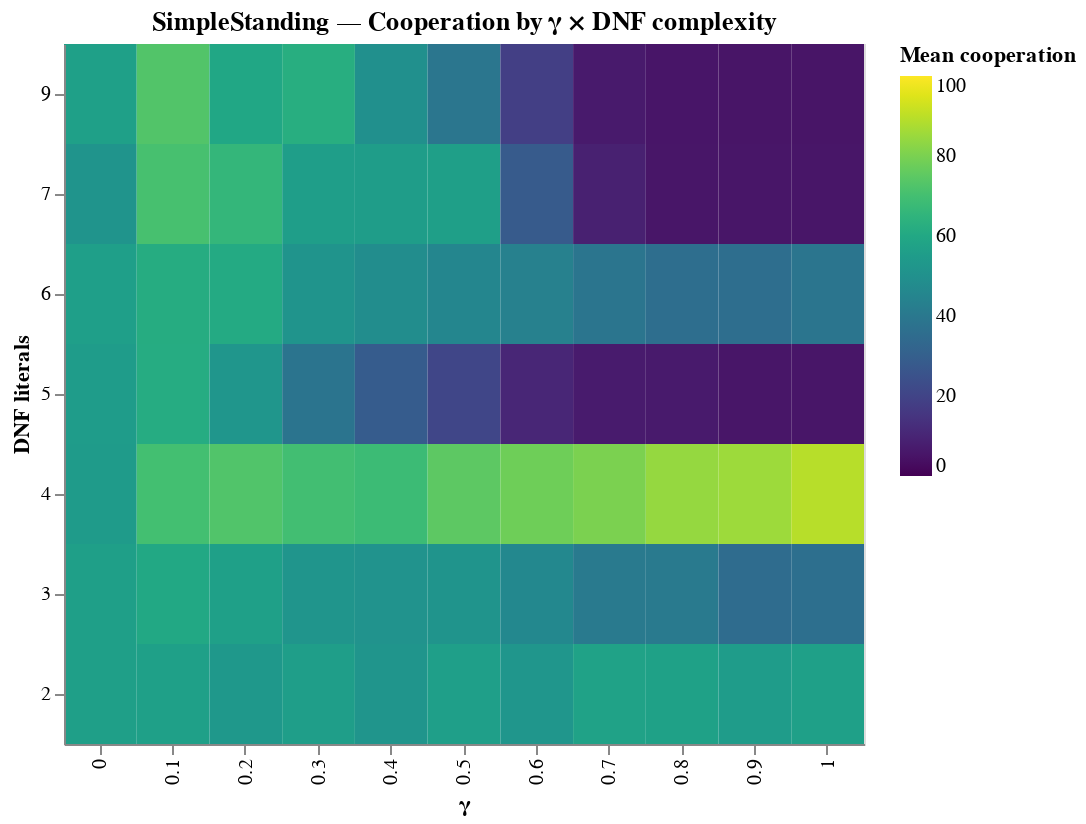

Notebook source saved alongside this figure:
### Markdown cell above
# HEATMAPS
## Complexity

### Code cell
import pandas as pd
import numpy as np
import altair as alt

chosen_norm = "SimpleStanding"

# Filter and unify gamma column name
norm_df = merged_df[merged_df.norm == chosen_norm].copy()
if "gamma_center" not in norm_df.columns and "gamma_gaussian_n" in norm_df.columns:
    norm_df = norm_df.rename(columns={"gamma_gaussian_n": "gamma_center"})

# Pre-aggregate: mean/std/count per (gamma, DNF_literals)
agg = (
    norm_df.groupby(["gamma_center", "DNF_literals"], as_index=False)
           .agg(mean_coop=("average_cooperation", "mean"),
                sd_coop=("average_cooperation", "std"),
                n=("variant_id", "nunique"))
)

agg["DNF_literals"] = agg["DNF_literals"].astype(int)
# If your cooperation is in 0..1 and you prefer %, uncomment:
# agg["mean_coop"] *= 100

heat = alt.Chart(agg).mark_rect().encode(
    x=alt.X("gamma_center:O", title="γ"),
    y=alt.Y("DNF_literals:O", title="DNF literals", sort="descending"),
    color=alt.Color("mean_coop:Q", title="Mean cooperation",
                    scale=alt.Scale(scheme="viridis", domain=[0,100])),
    tooltip=[
        alt.Tooltip("gamma_center:O", title="γ"),
        alt.Tooltip("DNF_literals:O", title="# literals"),
        alt.Tooltip("mean_coop:Q", title="mean coop", format=".3f"),
        alt.Tooltip("sd_coop:Q", title="std", format=".3f"),
        alt.Tooltip("n:Q", title="# variants")
    ]
).properties(
    width=400, height=350,
    title=f"{chosen_norm} — Cooperation by γ × DNF complexity"
)

heat

### Figure 1 — Vega-Lite specification as saved in the notebook (floating-point values rounded to 4 significant figures)
{"config": {"view": {"continuousWidth": 400, "continuousHeight": 300}}, "data": {"name": "data-851792af48d557195a26e53842fb49ec"}, "mark": "rect", "encoding": {"color": {"field": "mean_coop", "scale": {"domain": [0, 100], "scheme": "viridis"}, "title": "Mean cooperation", "type": "quantitative"}, "tooltip": [{"field": "gamma_center", "title": "γ", "type": "ordinal"}, {"field": "DNF_literals", "title": "# literals", "type": "ordinal"}, {"field": "mean_coop", "format": ".3f", "title": "mean coop", "type": "quantitative"}, {"field": "sd_coop", "format": ".3f", "title": "std", "type": "quantitative"}, {"field": "n", "title": "# variants", "type": "quantitative"}], "x": {"field": "gamma_center", "title": "γ", "type": "ordinal"}, "y": {"field": "DNF_literals", "sort": "descending", "title": "DNF literals", "type": "ordinal"}}, "height": 350, "title": "SimpleStanding — Cooperation by γ × DNF complexity", "width": 400, "$schema": "https://vega.github.io/schema/vega-lite/v4.17.0.json", "datasets": {"data-851792af48d557195a26e53842fb49ec": [{"gamma_center": 0.0, "DNF_literals": 2, "mean_coop": 56.33, "sd_coop": 12.28, "n": 1}, {"gamma_center": 0.0, "DNF_literals": 3, "mean_coop": 56.21, "sd_coop": 14.72, "n": 3}, {"gamma_center": 0.0, "DNF_literals": 4, "mean_coop": 54.49, "sd_coop": 15.83, "n": 3}, {"gamma_center": 0.0, "DNF_literals": 5, "mean_coop": 54.97, "sd_coop": 15.11, "n": 2}, {"gamma_center": 0.0, "DNF_literals": 6, "mean_coop": 56.05, "sd_coop": 15.46, "n": 5}, {"gamma_center": 0.0, "DNF_literals": 7, "mean_coop": 51.54, "sd_coop": 16.78, "n": 1}, {"gamma_center": 0.0, "DNF_literals": 9, "mean_coop": 56.48, "sd_coop": 14.23, "n": 1}, {"gamma_center": 0.1, "DNF_literals": 2, "mean_coop": 56.61, "sd_coop": 14.09, "n": 1}, {"gamma_center": 0.1, "DNF_literals": 3, "mean_coop": 59.89, "sd_coop": 22.35, "n": 3}, {"gamma_center": 0.1, "DNF_literals": 4, "mean_coop": 70.02, "sd_coop": 21.96, "n": 3}, {"gamma_center": 0.1, "DNF_literals": 5, "mean_coop": 61.48, "sd_coop": 21.78, "n": 2}, {"gamma_center": 0.1, "DNF_literals": 6, "mean_coop": 61.87, "sd_coop": 21.16, "n": 5}, {"gamma_center": 0.1, "DNF_literals": 7, "mean_coop": 70.81, "sd_coop": 24.35, "n": 1}, {"gamma_center": 0.1, "DNF_literals": 9, "mean_coop": 73.01, "sd_coop": 22.48, "n": 1}, {"gamma_center": 0.2, "DNF_literals": 2, "mean_coop": 53.39, "sd_coop": 13.7, "n": 1}, {"gamma_center": 0.2, "DNF_literals": 3, "mean_coop": 56.74, "sd_coop": 22.67, "n": 3}, {"gamma_center": 0.2, "DNF_literals": 4, "mean_coop": 72.77, "sd_coop": 22.33, "n": 3}, {"gamma_center": 0.2, "DNF_literals": 5, "mean_coop": 52.24, "sd_coop": 26.41, "n": 2}, {"gamma_center": 0.2, "DNF_literals": 6, "mean_coop": 60.77, "sd_coop": 22.76, "n": 5}, {"gamma_center": 0.2, "DNF_literals": 7, "mean_coop": 66.3, "sd_coop": 30.55, "n": 1}, {"gamma_center": 0.2, "DNF_literals": 9, "mean_coop": 59.39, "sd_coop": 32.26, "n": 1}, {"gamma_center": 0.3, "DNF_literals": 2, "mean_coop": 55.77, "sd_coop": 13.94, "n": 1}, {"gamma_center": 0.3, "DNF_literals": 3, "mean_coop": 52.01, "sd_coop": 26.41, "n": 3}, {"gamma_center": 0.3, "DNF_literals": 4, "mean_coop": 69.7, "sd_coop": 26.83, "n": 3}, {"gamma_center": 0.3, "DNF_literals": 5, "mean_coop": 38.51, "sd_coop": 26.04, "n": 2}, {"gamma_center": 0.3, "DNF_literals": 6, "mean_coop": 51.31, "sd_coop": 29.15, "n": 5}, {"gamma_center": 0.3, "DNF_literals": 7, "mean_coop": 55.98, "sd_coop": 35.16, "n": 1}, {"gamma_center": 0.3, "DNF_literals": 9, "mean_coop": 62.55, "sd_coop": 32.06, "n": 1}, {"gamma_center": 0.4, "DNF_literals": 2, "mean_coop": 52.06, "sd_coop": 16.21, "n": 1}, {"gamma_center": 0.4, "DNF_literals": 3, "mean_coop": 50.74, "sd_coop": 26.01, "n": 3}, {"gamma_center": 0.4, "DNF_literals": 4, "mean_coop": 68.21, "sd_coop": 26.51, "n": 3}, {"gamma_center": 0.4, "DNF_literals": 5, "mean_coop": 28.8, "sd_coop": 26.09, "n": 2}, {"gamma_center": 0.4, "DNF_literals": 6, "mean_coop": 48.5, "sd_coop": 30.11, "n": 5}, {"gamma_center": 0.4, "DNF_literals": 7, "mean_coop": 55.51, "sd_coop": 35.34, "n": 1}, {"gamma_center": 0.4, "DNF_literals": 9, "mean_coop": 49.54, "sd_coop": 35.67, "n": 1}, {"gamma_center": 0.5, "DNF_literals": 2, "mean_coop": 56.11, "sd_coop": 14.54, "n": 1}, {"gamma_center": 0.5, "DNF_literals": 3, "mean_coop": 51.32, "sd_coop": 25.56, "n": 3}, {"gamma_center": 0.5, "DNF_literals": 4, "mean_coop": 74.98, "sd_coop": 24.34, "n": 3}, {"gamma_center": 0.5, "DNF_literals": 5, "mean_coop": 20.58, "sd_coop": 19.19, "n": 2}, {"gamma_center": 0.5, "DNF_literals": 6, "mean_coop": 45.62, "sd_coop": 29.98, "n": 5}, {"gamma_center": 0.5, "DNF_literals": 7, "mean_coop": 56.36, "sd_coop": 34.21, "n": 1}, {"gamma_center": 0.5, "DNF_literals": 9, "mean_coop": 39.3, "sd_coop": 33.3, "n": 1}, {"gamma_center": 0.6, "DNF_literals": 2, "mean_coop": 52.43, "sd_coop": 15.4, "n": 1}, {"gamma_center": 0.6, "DNF_literals": 3, "mean_coop": 46.46, "sd_coop": 27.77, "n": 3}, {"gamma_center": 0.6, "DNF_literals": 4, "mean_coop": 78.06, "sd_coop": 21.74, "n": 3}, {"gamma_center": 0.6, "DNF_literals": 5, "mean_coop": 10.32, "sd_coop": 8.117, "n": 2}, {"gamma_center": 0.6, "DNF_literals": 6, "mean_coop": 43.44, "sd_coop": 31.92, "n": 5}, {"gamma_center": 0.6, "DNF_literals": 7, "mean_coop": 28.21, "sd_coop": 30.11, "n": 1}, {"gamma_center": 0.6, "DNF_literals": 9, "mean_coop": 18.2, "sd_coop": 20.64, "n": 1}, {"gamma_center": 0.7, "DNF_literals": 2, "mean_coop": 57.41, "sd_coop": 12.89, "n": 1}, {"gamma_center": 0.7, "DNF_literals": 3, "mean_coop": 40.62, "sd_coop": 29.09, "n": 3}, {"gamma_center": 0.7, "DNF_literals": 4, "mean_coop": 80.21, "sd_coop": 19.88, "n": 3}, {"gamma_center": 0.7, "DNF_literals": 5, "mean_coop": 6.857, "sd_coop": 3.255, "n": 2}, {"gamma_center": 0.7, "DNF_literals": 6, "mean_coop": 38.57, "sd_coop": 34.12, "n": 5}, {"gamma_center": 0.7, "DNF_literals": 7, "mean_coop": 8.656, "sd_coop": 10.69, "n": 1}, {"gamma_center": 0.7, "DNF_literals": 9, "mean_coop": 6.568, "sd_coop": 2.297, "n": 1}, {"gamma_center": 0.8, "DNF_literals": 2, "mean_coop": 57.12, "sd_coop": 15.81, "n": 1}, {"gamma_center": 0.8, "DNF_literals": 3, "mean_coop": 40.7, "sd_coop": 30.25, "n": 3}, {"gamma_center": 0.8, "DNF_literals": 4, "mean_coop": 84.24, "sd_coop": 13.07, "n": 3}, {"gamma_center": 0.8, "DNF_literals": 5, "mean_coop": 6.662, "sd_coop": 3.128, "n": 2}, {"gamma_center": 0.8, "DNF_literals": 6, "mean_coop": 35.78, "sd_coop": 34.91, "n": 5}, {"gamma_center": 0.8, "DNF_literals": 7, "mean_coop": 5.494, "sd_coop": 0.419, "n": 1}, {"gamma_center": 0.8, "DNF_literals": 9, "mean_coop": 5.331, "sd_coop": 0.2949, "n": 1}, {"gamma_center": 0.9, "DNF_literals": 2, "mean_coop": 54.86, "sd_coop": 16.44, "n": 1}, {"gamma_center": 0.9, "DNF_literals": 3, "mean_coop": 34.88, "sd_coop": 28.21, "n": 3}, {"gamma_center": 0.9, "DNF_literals": 4, "mean_coop": 85.45, "sd_coop": 12.6, "n": 3}, {"gamma_center": 0.9, "DNF_literals": 5, "mean_coop": 5.509, "sd_coop": 0.8834, "n": 2}, {"gamma_center": 0.9, "DNF_literals": 6, "mean_coop": 35.78, "sd_coop": 36.9, "n": 5}, {"gamma_center": 0.9, "DNF_literals": 7, "mean_coop": 5.57, "sd_coop": 0.5231, "n": 1}, {"gamma_center": 0.9, "DNF_literals": 9, "mean_coop": 5.254, "sd_coop": 0.3184, "n": 1}, {"gamma_center": 1.0, "DNF_literals": 2, "mean_coop": 56.83, "sd_coop": 12.03, "n": 1}, {"gamma_center": 1.0, "DNF_literals": 3, "mean_coop": 36.42, "sd_coop": 31.14, "n": 3}, {"gamma_center": 1.0, "DNF_literals": 4, "mean_coop": 89.35, "sd_coop": 9.38, "n": 3}, {"gamma_center": 1.0, "DNF_literals": 5, "mean_coop": 5.471, "sd_coop": 0.6747, "n": 2}, {"gamma_center": 1.0, "DNF_literals": 6, "mean_coop": 38.54, "sd_coop": 38.29, "n": 5}, {"gamma_center": 1.0, "DNF_literals": 7, "mean_coop": 5.435, "sd_coop": 0.3346, "n": 1}, {"gamma_center": 1.0, "DNF_literals": 9, "mean_coop": 5.216, "sd_coop": 0.2629, "n": 1}]}}
